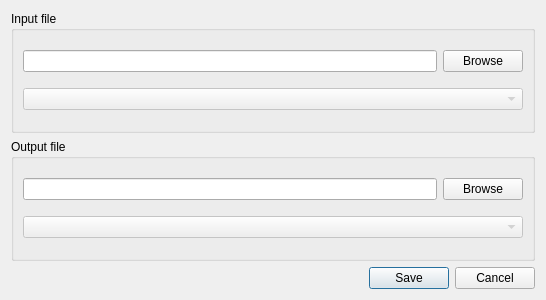
<?xml version="1.0" encoding="UTF-8"?>
<ui version="4.0">
 <class>SaveConverter</class>
 <widget class="QDialog" name="SaveConverter">
  <property name="geometry">
   <rect>
    <x>0</x>
    <y>0</y>
    <width>546</width>
    <height>300</height>
   </rect>
  </property>
  <property name="windowTitle">
   <string>Convert/Extract Save Game</string>
  </property>
  <layout class="QVBoxLayout" name="verticalLayout">
   <item>
    <widget class="QGroupBox" name="groupBox">
     <property name="title">
      <string>Input file</string>
     </property>
     <layout class="QGridLayout" name="gridLayout">
      <item row="0" column="0">
       <widget class="QLineEdit" name="inputFile"/>
      </item>
      <item row="0" column="1">
       <widget class="QPushButton" name="inputBrowse">
        <property name="text">
         <string>Browse</string>
        </property>
       </widget>
      </item>
      <item row="1" column="0" colspan="2">
       <widget class="QComboBox" name="inputType">
        <property name="enabled">
         <bool>false</bool>
        </property>
       </widget>
      </item>
     </layout>
    </widget>
   </item>
   <item>
    <widget class="QGroupBox" name="groupBox_2">
     <property name="title">
      <string>Output file</string>
     </property>
     <layout class="QGridLayout" name="gridLayout_2">
      <item row="0" column="0">
       <widget class="QLineEdit" name="outputFile"/>
      </item>
      <item row="0" column="1">
       <widget class="QPushButton" name="outputBrowse">
        <property name="text">
         <string>Browse</string>
        </property>
       </widget>
      </item>
      <item row="1" column="0" colspan="2">
       <widget class="QComboBox" name="outputType">
        <property name="enabled">
         <bool>false</bool>
        </property>
       </widget>
      </item>
     </layout>
    </widget>
   </item>
   <item>
    <widget class="QDialogButtonBox" name="buttonBox">
     <property name="orientation">
      <enum>Qt::Horizontal</enum>
     </property>
     <property name="standardButtons">
      <set>QDialogButtonBox::Cancel|QDialogButtonBox::Save</set>
     </property>
    </widget>
   </item>
  </layout>
 </widget>
 <tabstops>
  <tabstop>inputFile</tabstop>
  <tabstop>inputBrowse</tabstop>
  <tabstop>inputType</tabstop>
  <tabstop>outputFile</tabstop>
  <tabstop>outputBrowse</tabstop>
  <tabstop>outputType</tabstop>
 </tabstops>
 <resources/>
 <connections>
  <connection>
   <sender>buttonBox</sender>
   <signal>accepted()</signal>
   <receiver>SaveConverter</receiver>
   <slot>accept()</slot>
   <hints>
    <hint type="sourcelabel">
     <x>248</x>
     <y>254</y>
    </hint>
    <hint type="destinationlabel">
     <x>157</x>
     <y>274</y>
    </hint>
   </hints>
  </connection>
  <connection>
   <sender>buttonBox</sender>
   <signal>rejected()</signal>
   <receiver>SaveConverter</receiver>
   <slot>reject()</slot>
   <hints>
    <hint type="sourcelabel">
     <x>316</x>
     <y>260</y>
    </hint>
    <hint type="destinationlabel">
     <x>286</x>
     <y>274</y>
    </hint>
   </hints>
  </connection>
 </connections>
</ui>
